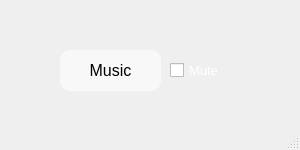
<?xml version="1.0" encoding="UTF-8"?>
<ui version="4.0">
 <class>MainWindow</class>
 <widget class="QMainWindow" name="MainWindow">
  <property name="geometry">
   <rect>
    <x>0</x>
    <y>0</y>
    <width>300</width>
    <height>150</height>
   </rect>
  </property>
  <property name="minimumSize">
   <size>
    <width>300</width>
    <height>150</height>
   </size>
  </property>
  <property name="windowTitle">
   <string>MainWindow</string>
  </property>
  <widget class="QWidget" name="centralwidget">
   <widget class="QLabel" name="label">
    <property name="geometry">
     <rect>
      <x>60</x>
      <y>50</y>
      <width>101</width>
      <height>41</height>
     </rect>
    </property>
    <property name="font">
     <font>
      <pointsize>12</pointsize>
     </font>
    </property>
    <property name="styleSheet">
     <string notr="true">border-radius:10px;background-color:rgba(255, 255, 255, 0.54);</string>
    </property>
    <property name="text">
     <string>Music</string>
    </property>
    <property name="alignment">
     <set>Qt::AlignCenter</set>
    </property>
   </widget>
   <widget class="QCheckBox" name="checkBox">
    <property name="geometry">
     <rect>
      <x>170</x>
      <y>50</y>
      <width>81</width>
      <height>41</height>
     </rect>
    </property>
    <property name="font">
     <font>
      <pointsize>10</pointsize>
     </font>
    </property>
    <property name="styleSheet">
     <string notr="true">color:white</string>
    </property>
    <property name="text">
     <string>Mute</string>
    </property>
   </widget>
  </widget>
  <widget class="QMenuBar" name="menubar">
   <property name="geometry">
    <rect>
     <x>0</x>
     <y>0</y>
     <width>300</width>
     <height>26</height>
    </rect>
   </property>
  </widget>
  <widget class="QStatusBar" name="statusbar"/>
 </widget>
 <resources/>
 <connections/>
</ui>
